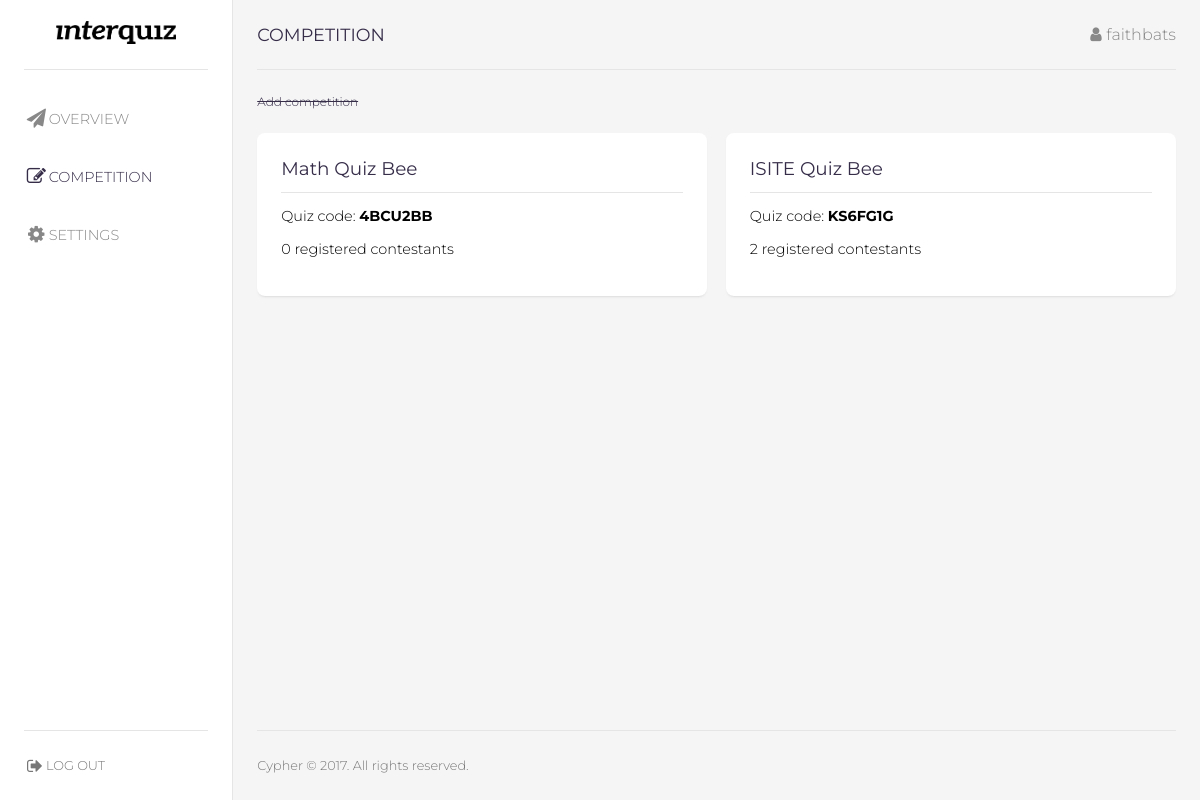
The page /host/competitions.php (signed in) on the database its author committed.
### tables this page shows
CREATE TABLE `host` (
  `host_id` smallint(10) NOT NULL,
  `host_email` varchar(100) NOT NULL,
  `host_username` varchar(100) NOT NULL,
  `host_pw` varchar(100) NOT NULL,
  `host_school` varchar(100) NOT NULL,
  `host_school_acronym` varchar(100) NOT NULL,
  `host_towncity` varchar(100) NOT NULL,
  `host_provincestate` varchar(100) NOT NULL,
  `host_country` varchar(100) NOT NULL,
  `host_regdate` timestamp NOT NULL DEFAULT CURRENT_TIMESTAMP
);

CREATE TABLE `quiz` (
  `quiz_id` smallint(10) NOT NULL,
  `quiz_name` varchar(100) NOT NULL,
  `quiz_code` varchar(7) NOT NULL,
  `quiz_creation` timestamp NOT NULL DEFAULT CURRENT_TIMESTAMP,
  `quiz_start` timestamp NOT NULL DEFAULT '0000-00-00 00:00:00',
  `quiz_end` timestamp NOT NULL DEFAULT '0000-00-00 00:00:00',
  `host_id` smallint(10) NOT NULL
);

### host/competitions.php (the view, shortened to what this page needs)
<?php
	include_once '../db.php';
	$host_id=$_SESSION['host_id'];
	$result=mysqli_query($connection, "SELECT * FROM host WHERE host_id='$host_id'");
	$row=mysqli_fetch_assoc($result);
	$query_quiz="SELECT * FROM quiz WHERE host_id='$host_id' ORDER BY quiz_id DESC";
	$result_quiz=mysqli_query($connection, $query_quiz);
?>
<!DOCTYPE html>
<html>
<head>
  <link rel="stylesheet" type="text/css" href="../css/dashboard.css" />
  <link rel="stylesheet" type="text/css" href="../css/font-awesome.min.css" />
</head>
<body class="row">
	<div class="nav_dash col">
		<div class="heading">
			<div class="logo">
	      <img src="../images/interquiz-logo-design.png" style="width:100%"/>
	    </div>
		</div>
		<div class="menu_side">
			<a href="./"><i class="fa fa-paper-plane fa-fw fa-lg" aria-hidden="true"></i>OVERVIEW</a>
			<a class="link_sel" href="competitions"><i class="fa fa-pencil-square-o fa-fw fa-lg" aria-hidden="true"></i>COMPETITION</a>
			<a href="settings"><i class="fa fa-cog fa-fw fa-lg" aria-hidden="true"></i>SETTINGS</a>
		</div>
		<span flex></span>
		<div class="footer">
			<a href="../logout"><i class="fa fa-sign-out fa-fw fa-lg" aria-hidden="true"></i>LOG OUT</a>
		</div>
	</div>
	<div class="main col">
		<div class="heading">
			<span class="head_title">COMPETITION</span>
			<span class="head_sub"><i class="fa fa-user fa-fw" aria-hidden="true"></i><?php echo $row['host_username'] ?></span>
		</div>
		<div id="content_dash_comp" class="content">
			<?php
				if(mysqli_num_rows($result_quiz)>0){
					echo "<div class='section_full note end'>
						<a id='create_quiz_btn' href='#'>Add competition</a>
					</div>";
					while($row_quiz=mysqli_fetch_assoc($result_quiz)){
						$count_query=mysqli_query($connection, "SELECT COUNT(*) as count FROM contestant WHERE contestant.quiz_id=".$row_quiz['quiz_id']);
						$count=mysqli_fetch_assoc($count_query)['count'];
						echo "<a href='competition?id=".$row_quiz['quiz_id']."' class='section section_half'>
							<div class='head_sec'>
								<p>" .$row_quiz['quiz_name']. "</p>
							</div>
							<div class='body_sec'>
								<p>Quiz code: <b>" .$row_quiz['quiz_code']. "</b></p>
								<p>"
									.$count. " registered contestants
								</p>
							</div>
						</a>";
					}
				}
			?>
		</div>
		<span flex></span>
		<div class="footer">
			<span>Cypher &#169; <?php echo date("Y"); ?>. All rights reserved.</span>
		</div>
	</div>
</body>
</html>

### css/dashboard.css (style rules this page uses)
html, body { margin: 0; padding: 0; width: 100%; height: 100vh; background-color: #f5f5f5; }
.nav_dash { width: 280px; height: 100%; padding: 0 24px; background-color: #fff; border-right: 1px solid #e5e5e5; font-family: 'Montserrat', sans-serif; }
.heading { width: 100%; height: 70px; display: flex; flex-shrink: 0; justify-content: center; align-items: center; border-bottom: 1px solid #e5e5e5; }
.logo { width: 120px; }
.menu_side a { width: 100%; margin: 40px auto; display: flex; flex-direction: row; align-items: center; text-decoration: none; color: #888; font-size: 0.9em; font-weight: 300; }
.link_sel { color: #362d49 !important; }
.footer { width: 100%; height: 70px; display: flex; flex-shrink: 0; align-items: center; border-top: 1px solid #e5e5e5; color: #777; font-size: 0.8em; font-weight: 300; }
.footer a { text-decoration: none; color: #777; }
.main { width: 100%; padding: 0 24px; display: flex; overflow-y: auto; font-family: 'Montserrat', sans-serif; }
.head_title { color: #362d49; font-size: 1.1em; text-transform: uppercase; }
.head_sub { color: #888; font-weight: 300; }
.content { padding: 0 0 24px; display: flex; flex-flow: row wrap; justify-content: space-between; align-items: flex-start; }
.section { width: auto; padding: 24px; background-color: #fff; border-radius: 8px; box-shadow: 0 2px 3px -2px rgba(180, 180, 180, 0.8); text-decoration: none; color: black; transition: 0.3s; }
.section_half { margin: 24px 0 0; width: 49%; }
.section_full { margin: 24px 0 0; width: 100%; }
.head_sec { padding: 0 0 12px; border-bottom: 1px solid #e5e5e5; color: #362d49; }
.head_sec p { margin: 0; font-size: 1.15em; }
.body_sec { font-size: 0.9em; font-weight: 300; }
[flex] { flex-grow: 1; }
.col { display: flex; flex-direction: column; }
.row { display: flex; flex-direction: row; }
.note { color: #303030; font-size: 12px; font-weight: 300; }
.note a, a.def_link { text-decoration: line-through; color: #362d49; }
* { box-sizing: border-box; }

### rows shown on the page
host: host_username "faithbats"
quiz: quiz_name "Math Quiz Bee", quiz_code "4BCU2BB", count "0"
quiz: quiz_name "ISITE Quiz Bee", quiz_code "KS6FG1G", count "2"
